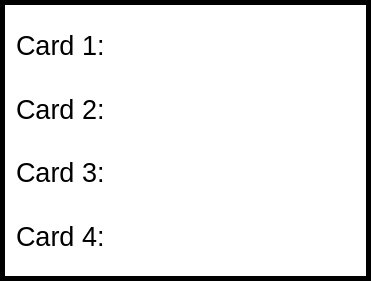
       <widget class="QFrame" name="frame_6">
        <property name="geometry">
         <rect>
          <x>610</x>
          <y>190</y>
          <width>371</width>
          <height>281</height>
         </rect>
        </property>
        <property name="palette">
         <palette>
          <active>
           <colorrole role="Base">
            <brush brushstyle="SolidPattern">
             <color alpha="255">
              <red>51</red>
              <green>51</green>
              <blue>51</blue>
             </color>
            </brush>
           </colorrole>
           <colorrole role="Window">
            <brush brushstyle="SolidPattern">
             <color alpha="255">
              <red>255</red>
              <green>255</green>
              <blue>255</blue>
             </color>
            </brush>
           </colorrole>
           <colorrole role="Shadow">
            <brush brushstyle="SolidPattern">
             <color alpha="255">
              <red>0</red>
              <green>0</green>
              <blue>0</blue>
             </color>
            </brush>
           </colorrole>
          </active>
          <inactive>
           <colorrole role="Base">
            <brush brushstyle="SolidPattern">
             <color alpha="255">
              <red>51</red>
              <green>51</green>
              <blue>51</blue>
             </color>
            </brush>
           </colorrole>
           <colorrole role="Window">
            <brush brushstyle="SolidPattern">
             <color alpha="255">
              <red>255</red>
              <green>255</green>
              <blue>255</blue>
             </color>
            </brush>
           </colorrole>
           <colorrole role="Shadow">
            <brush brushstyle="SolidPattern">
             <color alpha="255">
              <red>0</red>
              <green>0</green>
              <blue>0</blue>
             </color>
            </brush>
           </colorrole>
          </inactive>
          <disabled>
           <colorrole role="Base">
            <brush brushstyle="SolidPattern">
             <color alpha="255">
              <red>255</red>
              <green>255</green>
              <blue>255</blue>
             </color>
            </brush>
           </colorrole>
           <colorrole role="Window">
            <brush brushstyle="SolidPattern">
             <color alpha="255">
              <red>255</red>
              <green>255</green>
              <blue>255</blue>
             </color>
            </brush>
           </colorrole>
           <colorrole role="Shadow">
            <brush brushstyle="SolidPattern">
             <color alpha="255">
              <red>0</red>
              <green>0</green>
              <blue>0</blue>
             </color>
            </brush>
           </colorrole>
          </disabled>
         </palette>
        </property>
        <property name="toolTipDuration">
         <number>1</number>
        </property>
        <property name="autoFillBackground">
         <bool>false</bool>
        </property>
        <property name="frameShape">
         <enum>QFrame::Box</enum>
        </property>
        <property name="frameShadow">
         <enum>QFrame::Plain</enum>
        </property>
        <property name="lineWidth">
         <number>5</number>
        </property>
        <layout class="QVBoxLayout" name="verticalLayout_16">
         <item>
          <layout class="QVBoxLayout" name="verticalLayout_13">
           <item>
            <widget class="QLabel" name="start_menu_goal_label_31">
             <property name="font">
              <font>
               <pointsize>20</pointsize>
              </font>
             </property>
             <property name="text">
              <string>Card 1: &lt;None&gt;</string>
             </property>
            </widget>
           </item>
           <item>
            <widget class="QLabel" name="start_menu_goal_label_32">
             <property name="font">
              <font>
               <pointsize>20</pointsize>
              </font>
             </property>
             <property name="text">
              <string>Card 2: &lt;None&gt;</string>
             </property>
            </widget>
           </item>
           <item>
            <widget class="QLabel" name="start_menu_goal_label_33">
             <property name="font">
              <font>
               <pointsize>20</pointsize>
              </font>
             </property>
             <property name="text">
              <string>Card 3: &lt;None&gt;</string>
             </property>
            </widget>
           </item>
           <item>
            <widget class="QLabel" name="start_menu_goal_label_34">
             <property name="font">
              <font>
               <pointsize>20</pointsize>
              </font>
             </property>
             <property name="text">
              <string>Card 4: &lt;None&gt;</string>
             </property>
            </widget>
           </item>
          </layout>
         </item>
        </layout>
       </widget>
